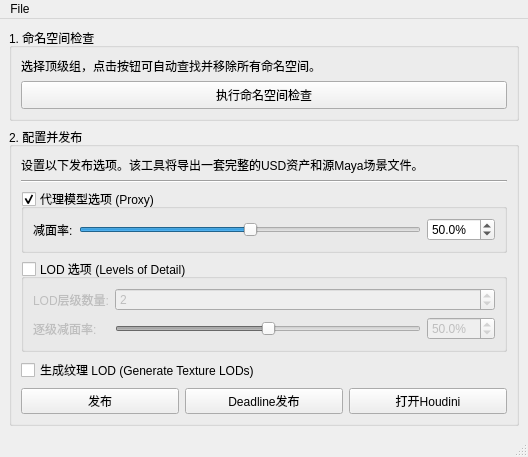
<?xml version="1.0" encoding="UTF-8"?>
<ui version="4.0">
 <class>PublishTool</class>
 <widget class="QMainWindow" name="PublishTool">
  <property name="geometry">
   <rect>
    <x>0</x>
    <y>0</y>
    <width>528</width>
    <height>433</height>
   </rect>
  </property>
  <property name="windowTitle">
   <string>着色器发布工具</string>
  </property>
  <widget class="QWidget" name="centralwidget">
   <layout class="QVBoxLayout" name="verticalLayout_2">
    <item>
     <widget class="QGroupBox" name="groupBox">
      <property name="title">
       <string>1. 命名空间检查</string>
      </property>
      <layout class="QVBoxLayout" name="verticalLayout">
       <item>
        <widget class="QLabel" name="NameSpaceInfo">
         <property name="text">
          <string>选择顶级组，点击按钮可自动查找并移除所有命名空间。</string>
         </property>
         <property name="wordWrap">
          <bool>true</bool>
         </property>
        </widget>
       </item>
       <item>
        <widget class="QPushButton" name="NameSpaceButton">
         <property name="minimumSize">
          <size>
           <width>0</width>
           <height>28</height>
          </size>
         </property>
         <property name="text">
          <string>执行命名空间检查</string>
         </property>
        </widget>
       </item>
      </layout>
     </widget>
    </item>
    <item>
     <widget class="QGroupBox" name="buttonBox">
      <property name="title">
       <string>2. 配置并发布</string>
      </property>
      <layout class="QVBoxLayout" name="verticalLayout_8">
       <item>
        <widget class="QLabel" name="PublishInfo">
         <property name="text">
          <string>设置以下发布选项。该工具将导出一套完整的USD资产和源Maya场景文件。</string>
         </property>
         <property name="wordWrap">
          <bool>true</bool>
         </property>
        </widget>
       </item>
       <item>
        <widget class="Line" name="line">
         <property name="orientation">
          <enum>Qt::Orientation::Horizontal</enum>
         </property>
        </widget>
       </item>
       <item>
        <widget class="QGroupBox" name="proxyGroupBox">
         <property name="title">
          <string>代理模型选项 (Proxy)</string>
         </property>
         <property name="checkable">
          <bool>true</bool>
         </property>
         <property name="checked">
          <bool>true</bool>
         </property>
         <layout class="QFormLayout" name="formLayout">
          <item row="0" column="0">
           <widget class="QLabel" name="proxyDeductionRate">
            <property name="text">
             <string>减面率:</string>
            </property>
           </widget>
          </item>
          <item row="0" column="1">
           <layout class="QHBoxLayout" name="horizontalLayout_4">
            <item>
             <widget class="QSlider" name="proxyReduceSlider">
              <property name="maximum">
               <number>1000</number>
              </property>
              <property name="value">
               <number>500</number>
              </property>
              <property name="orientation">
               <enum>Qt::Orientation::Horizontal</enum>
              </property>
             </widget>
            </item>
            <item>
             <widget class="QDoubleSpinBox" name="proxyReduceSpinBox">
              <property name="maximumSize">
               <size>
                <width>80</width>
                <height>16777215</height>
               </size>
              </property>
              <property name="suffix">
               <string>%</string>
              </property>
              <property name="decimals">
               <number>1</number>
              </property>
              <property name="maximum">
               <double>100.000000000000000</double>
              </property>
              <property name="singleStep">
               <double>0.100000000000000</double>
              </property>
              <property name="value">
               <double>50.000000000000000</double>
              </property>
             </widget>
            </item>
           </layout>
          </item>
         </layout>
        </widget>
       </item>
       <item>
        <widget class="QGroupBox" name="lodGroupBox">
         <property name="title">
          <string>LOD 选项 (Levels of Detail)</string>
         </property>
         <property name="checkable">
          <bool>true</bool>
         </property>
         <property name="checked">
          <bool>false</bool>
         </property>
         <layout class="QFormLayout" name="formLayout_2">
          <item row="0" column="0">
           <widget class="QLabel" name="lodNumber">
            <property name="text">
             <string>LOD层级数量:</string>
            </property>
           </widget>
          </item>
          <item row="0" column="1">
           <widget class="QSpinBox" name="lodCountSpinBox">
            <property name="minimum">
             <number>1</number>
            </property>
            <property name="maximum">
             <number>10</number>
            </property>
            <property name="value">
             <number>2</number>
            </property>
           </widget>
          </item>
          <item row="1" column="0">
           <widget class="QLabel" name="lodDeductionRate">
            <property name="text">
             <string>逐级减面率:</string>
            </property>
           </widget>
          </item>
          <item row="1" column="1">
           <layout class="QHBoxLayout" name="horizontalLayout_5">
            <item>
             <widget class="QSlider" name="lodReduceSlider">
              <property name="maximum">
               <number>1000</number>
              </property>
              <property name="value">
               <number>500</number>
              </property>
              <property name="orientation">
               <enum>Qt::Orientation::Horizontal</enum>
              </property>
             </widget>
            </item>
            <item>
             <widget class="QDoubleSpinBox" name="lodReduceSpinBox">
              <property name="maximumSize">
               <size>
                <width>80</width>
                <height>16777215</height>
               </size>
              </property>
              <property name="suffix">
               <string>%</string>
              </property>
              <property name="decimals">
               <number>1</number>
              </property>
              <property name="maximum">
               <double>100.000000000000000</double>
              </property>
              <property name="singleStep">
               <double>0.100000000000000</double>
              </property>
              <property name="value">
               <double>50.000000000000000</double>
              </property>
             </widget>
            </item>
           </layout>
          </item>
         </layout>
        </widget>
       </item>
       <item>
        <widget class="QCheckBox" name="texLodCheckBox">
         <property name="text">
          <string>生成纹理 LOD (Generate Texture LODs)</string>
         </property>
        </widget>
       </item>
       <item>
        <layout class="QHBoxLayout" name="horizontalLayout_2">
         <item>
          <widget class="QPushButton" name="PublishInfoButton">
           <property name="minimumSize">
            <size>
             <width>0</width>
             <height>0</height>
            </size>
           </property>
           <property name="text">
            <string>发布</string>
           </property>
          </widget>
         </item>
         <item>
          <widget class="QPushButton" name="DeadlinePublishInfoButton">
           <property name="text">
            <string>Deadline发布</string>
           </property>
          </widget>
         </item>
         <item>
          <widget class="QPushButton" name="OpenHoudiniButton">
           <property name="text">
            <string>打开Houdini</string>
           </property>
          </widget>
         </item>
        </layout>
       </item>
      </layout>
     </widget>
    </item>
   </layout>
  </widget>
  <widget class="QStatusBar" name="statusbar"/>
  <widget class="QMenuBar" name="menubar">
   <property name="geometry">
    <rect>
     <x>0</x>
     <y>0</y>
     <width>528</width>
     <height>22</height>
    </rect>
   </property>
   <widget class="QMenu" name="menuFile">
    <property name="title">
     <string>File</string>
    </property>
    <addaction name="actionOpen_Project_Folder_2"/>
   </widget>
   <addaction name="menuFile"/>
  </widget>
  <action name="actionOpen_Project_Folder">
   <property name="text">
    <string>打开项目文件夹</string>
   </property>
  </action>
  <action name="actionOpen_Project_Folder_2">
   <property name="text">
    <string>Open Project Folder</string>
   </property>
  </action>
 </widget>
 <resources/>
 <connections/>
</ui>
